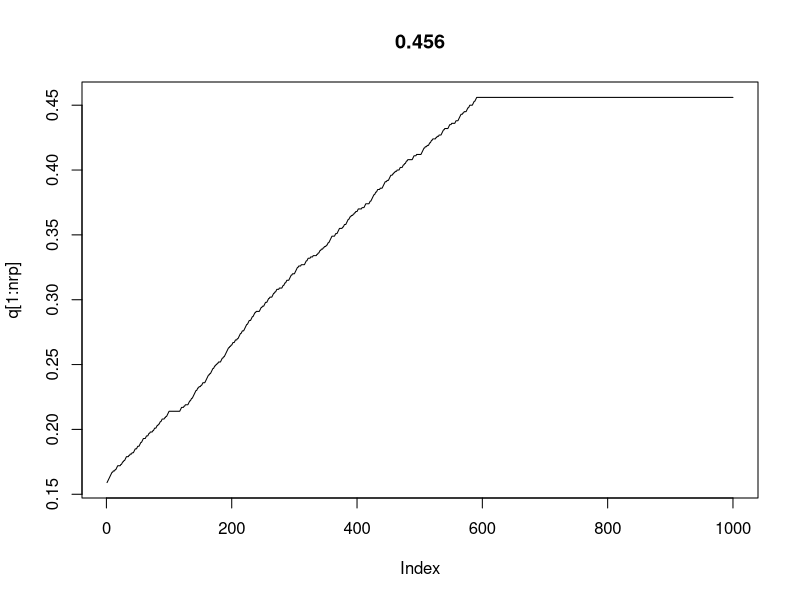
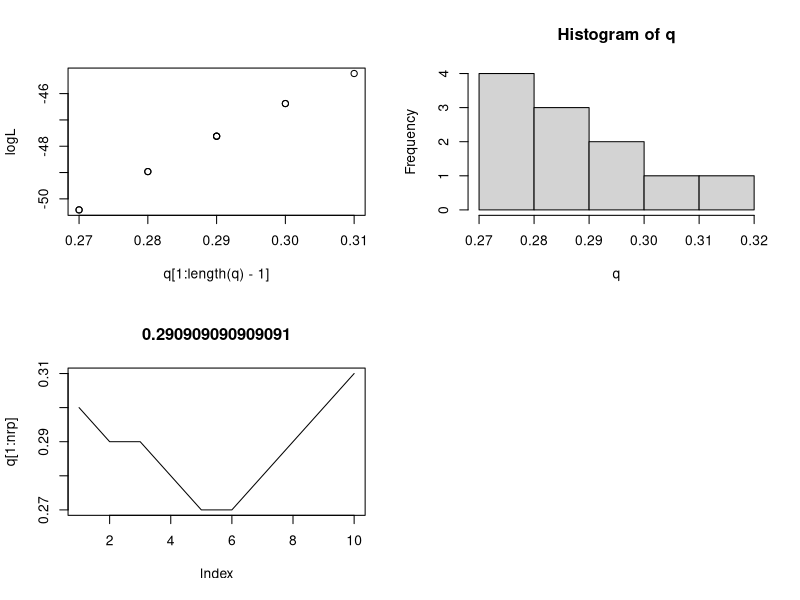

These charts were generated, in order, by the following R code:
## ---- chunk 1
nrp<-1000 # 繰り返し数
qi<-0.159 # qの初期値
n<-8 # 観測種子数
data<-matrix(c(4,3,4,5,5,2,3,1,4,0,1,5,5,6,5,4,4,5,3,4)) # 観測された生存種子数（＝データ）
logL<-numeric(nrp) # 行列logL初期化
q<-qi # 行列qの1つめに初期値を代入

# 以下繰り返し。値を更新しながら繰り返すのでapply系関数は使えないと思う
for (rp in 1:nrp){ 
  # q[rp]を用いて対数尤度の算出
  # 観測されたデータごとに二項分布を使って条件つき確率を計算。apply関数を使うことで繰り返し文を使わないようにしている
  lh<-apply(data,2,function(x){
    lhd<-choose(n,x)*q[rp]^x*(1-q[rp])^(n-x)
    return(lhd)
  })
  logL[rp]<-log(prod(lh)) # 確率の総乗が尤度、その対数をとって対数尤度

  # 繰り返しの2回目以降はqを変化させたときに対数尤度が高くなっていた場合のみ、そのqを採用
  if (rp>1){
    if (logL[rp]<logL[rp-1]){
      q[rp]<-q[rp-1]
      logL[rp]<-logL[rp-1]
    }
  }
  # 次のqはランダムに正負どちらかの隣を選ぶ
  if (round(runif(1))){ 
    q[rp+1]<-q[rp]+0.001
  }else{
    q[rp+1]<-q[rp]-0.001
  }
}
plot(q[1:nrp],type='l', main=q[nrp]) # 結果をグラフに
## ---- chunk 2
layout(matrix(1:4, ncol=2, nrow=2))
nrp<-10 # 繰り返し数。ここと次の行の初期値を変えて色々試してみることになる。
qi<-0.30
n<-8
data<-matrix(c(4,3,4,5,5,2,3,1,4,0,1,5,5,6,5,4,4,5,3,4))
logL<-numeric(nrp) # 行列logL初期化
q<-qi
lr<-1
for (rp in 1:nrp){
  # q[rp]を用いて対数尤度の算出
  lh<-apply(data,2,function(x){
    lhd<-choose(n,x)*q[rp]^x*(1-q[rp])^(n-x)
    return(lhd)
  })
  logL[rp]<-log(prod(lh))
  # 対数尤度の比較。ここだけ新しくなってる
  if (rp>1){
    lr<-exp(logL[rp]-logL[rp-1]) # 尤度比
    if (runif(1)>lr){ # 尤度比の確率で新しいqを採用(尤度比lrを閾値とし、0-1範囲の乱数がそれを超えなかったら採用しない)
      q[rp]<-q[rp-1]
      logL[rp]<-logL[rp-1]
    }
  }
  # qの増減をランダムに決定
  if (round(runif(1))){
    q[rp+1]<-min(0.99,q[rp]+0.01)
  }else{
    q[rp+1]<-max(0.01,q[rp]-0.01)
  }
}
print(q)
plot(q[1:length(q)-1],logL)
plot(q[1:nrp],type='l', main=mean(q))
hist(q)
